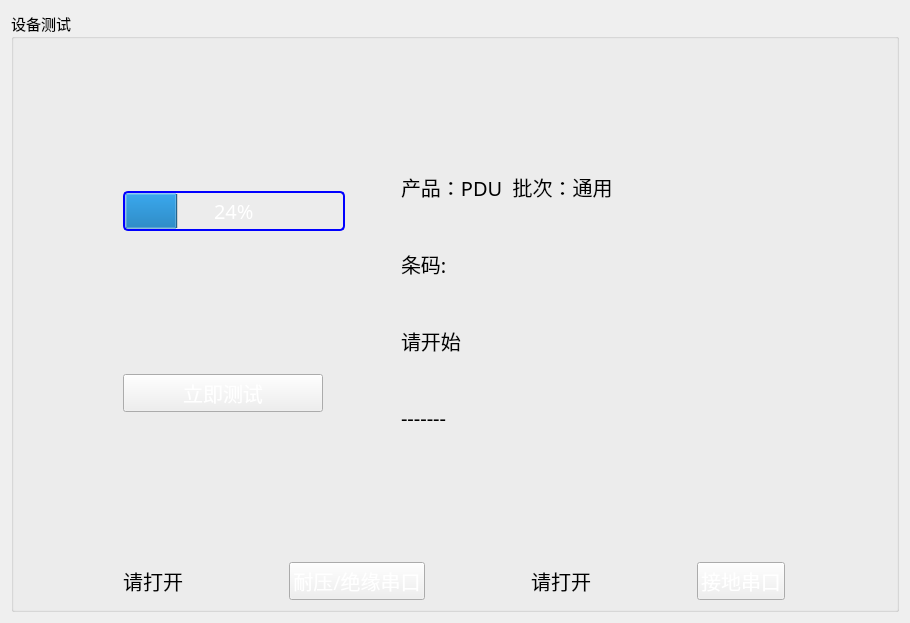
<?xml version="1.0" encoding="UTF-8"?>
<ui version="4.0">
 <class>TestResultWid</class>
 <widget class="QWidget" name="TestResultWid">
  <property name="geometry">
   <rect>
    <x>0</x>
    <y>0</y>
    <width>910</width>
    <height>623</height>
   </rect>
  </property>
  <property name="font">
   <font>
    <family>微软雅黑</family>
   </font>
  </property>
  <property name="windowTitle">
   <string>Form</string>
  </property>
  <property name="autoFillBackground">
   <bool>false</bool>
  </property>
  <property name="styleSheet">
   <string notr="true"/>
  </property>
  <layout class="QGridLayout" name="gridLayout_2">
   <item row="0" column="0">
    <widget class="QGroupBox" name="groupBox">
     <property name="font">
      <font>
       <family>微软雅黑</family>
       <pointsize>11</pointsize>
      </font>
     </property>
     <property name="title">
      <string>设备测试</string>
     </property>
     <layout class="QVBoxLayout" name="verticalLayout_4">
      <property name="spacing">
       <number>0</number>
      </property>
      <property name="leftMargin">
       <number>0</number>
      </property>
      <property name="topMargin">
       <number>0</number>
      </property>
      <property name="rightMargin">
       <number>0</number>
      </property>
      <property name="bottomMargin">
       <number>0</number>
      </property>
      <item>
       <widget class="QWidget" name="widget" native="true">
        <property name="font">
         <font>
          <family>微软雅黑</family>
          <pointsize>15</pointsize>
          <weight>50</weight>
          <italic>false</italic>
          <bold>false</bold>
         </font>
        </property>
        <property name="styleSheet">
         <string notr="true">QWidget#widget{border-radius:5px;}
QWidget{font: 15pt &quot;微软雅黑&quot;; color:white;}
QWidget#snLab{font: 15pt &quot;微软雅黑&quot;; color:black;}
QWidget#itemNumLab{font: 15pt &quot;微软雅黑&quot;; color:black;}
QWidget#statusLab{font: 15pt &quot;微软雅黑&quot;; color:black;}
QWidget#titleTab{font: 15pt &quot;微软雅黑&quot;; color:black;}
QWidget#serialLab{font: 15pt &quot;微软雅黑&quot;; color:black;}
QWidget#serialLabGND{font: 15pt &quot;微软雅黑&quot;; color:black;}
QProgressBar {
   border:2px solid blue;
   background-color:transparent;
   border-radius: 5px;
   text-align: center;
}
</string>
        </property>
        <layout class="QGridLayout" name="gridLayout" rowstretch="25,2">
         <item row="0" column="0">
          <layout class="QHBoxLayout" name="horizontalLayout" stretch="3,5">
           <item>
            <layout class="QVBoxLayout" name="verticalLayout">
             <property name="spacing">
              <number>0</number>
             </property>
             <property name="leftMargin">
              <number>100</number>
             </property>
             <property name="bottomMargin">
              <number>0</number>
             </property>
             <item>
              <widget class="QProgressBar" name="progressBar">
               <property name="value">
                <number>24</number>
               </property>
              </widget>
             </item>
             <item>
              <widget class="QPushButton" name="startBtn">
               <property name="sizePolicy">
                <sizepolicy hsizetype="Fixed" vsizetype="Fixed">
                 <horstretch>0</horstretch>
                 <verstretch>0</verstretch>
                </sizepolicy>
               </property>
               <property name="minimumSize">
                <size>
                 <width>200</width>
                 <height>0</height>
                </size>
               </property>
               <property name="maximumSize">
                <size>
                 <width>200</width>
                 <height>16777215</height>
                </size>
               </property>
               <property name="layoutDirection">
                <enum>Qt::LeftToRight</enum>
               </property>
               <property name="text">
                <string>立即测试</string>
               </property>
              </widget>
             </item>
            </layout>
           </item>
           <item>
            <layout class="QVBoxLayout" name="verticalLayout_2">
             <property name="spacing">
              <number>0</number>
             </property>
             <property name="leftMargin">
              <number>50</number>
             </property>
             <property name="topMargin">
              <number>100</number>
             </property>
             <property name="bottomMargin">
              <number>100</number>
             </property>
             <item>
              <widget class="QLabel" name="titleTab">
               <property name="font">
                <font>
                 <family>微软雅黑</family>
                 <pointsize>15</pointsize>
                 <weight>50</weight>
                 <italic>false</italic>
                 <bold>false</bold>
                </font>
               </property>
               <property name="autoFillBackground">
                <bool>false</bool>
               </property>
               <property name="text">
                <string>产品：PDU  批次：通用</string>
               </property>
               <property name="textFormat">
                <enum>Qt::AutoText</enum>
               </property>
               <property name="scaledContents">
                <bool>true</bool>
               </property>
               <property name="alignment">
                <set>Qt::AlignLeading|Qt::AlignLeft|Qt::AlignVCenter</set>
               </property>
              </widget>
             </item>
             <item>
              <widget class="QLabel" name="snLab">
               <property name="font">
                <font>
                 <family>微软雅黑</family>
                 <pointsize>15</pointsize>
                 <weight>50</weight>
                 <italic>false</italic>
                 <bold>false</bold>
                </font>
               </property>
               <property name="text">
                <string>条码:</string>
               </property>
               <property name="alignment">
                <set>Qt::AlignLeading|Qt::AlignLeft|Qt::AlignVCenter</set>
               </property>
              </widget>
             </item>
             <item>
              <widget class="QLabel" name="statusLab">
               <property name="font">
                <font>
                 <family>微软雅黑</family>
                 <pointsize>15</pointsize>
                 <weight>50</weight>
                 <italic>false</italic>
                 <bold>false</bold>
                </font>
               </property>
               <property name="text">
                <string>请开始</string>
               </property>
               <property name="alignment">
                <set>Qt::AlignLeading|Qt::AlignLeft|Qt::AlignVCenter</set>
               </property>
              </widget>
             </item>
             <item>
              <widget class="QLabel" name="itemNumLab">
               <property name="font">
                <font>
                 <family>微软雅黑</family>
                 <pointsize>15</pointsize>
                 <weight>50</weight>
                 <italic>false</italic>
                 <bold>false</bold>
                </font>
               </property>
               <property name="text">
                <string>-------</string>
               </property>
               <property name="alignment">
                <set>Qt::AlignLeading|Qt::AlignLeft|Qt::AlignVCenter</set>
               </property>
              </widget>
             </item>
            </layout>
           </item>
          </layout>
         </item>
         <item row="1" column="0">
          <layout class="QHBoxLayout" name="horizontalLayout_2">
           <item>
            <widget class="QLabel" name="serialLab">
             <property name="sizePolicy">
              <sizepolicy hsizetype="Fixed" vsizetype="Fixed">
               <horstretch>0</horstretch>
               <verstretch>0</verstretch>
              </sizepolicy>
             </property>
             <property name="text">
              <string>请打开</string>
             </property>
             <property name="alignment">
              <set>Qt::AlignRight|Qt::AlignTrailing|Qt::AlignVCenter</set>
             </property>
            </widget>
           </item>
           <item>
            <widget class="QPushButton" name="comBtn">
             <property name="sizePolicy">
              <sizepolicy hsizetype="Fixed" vsizetype="Fixed">
               <horstretch>0</horstretch>
               <verstretch>0</verstretch>
              </sizepolicy>
             </property>
             <property name="text">
              <string>耐压/绝缘串口</string>
             </property>
            </widget>
           </item>
           <item>
            <widget class="QLabel" name="serialLabGND">
             <property name="sizePolicy">
              <sizepolicy hsizetype="Fixed" vsizetype="Fixed">
               <horstretch>0</horstretch>
               <verstretch>0</verstretch>
              </sizepolicy>
             </property>
             <property name="text">
              <string>请打开</string>
             </property>
             <property name="alignment">
              <set>Qt::AlignRight|Qt::AlignTrailing|Qt::AlignVCenter</set>
             </property>
            </widget>
           </item>
           <item>
            <widget class="QPushButton" name="comBtnGND">
             <property name="sizePolicy">
              <sizepolicy hsizetype="Fixed" vsizetype="Fixed">
               <horstretch>0</horstretch>
               <verstretch>0</verstretch>
              </sizepolicy>
             </property>
             <property name="text">
              <string>接地串口</string>
             </property>
            </widget>
           </item>
          </layout>
         </item>
        </layout>
       </widget>
      </item>
     </layout>
    </widget>
   </item>
  </layout>
 </widget>
 <resources/>
 <connections/>
</ui>
